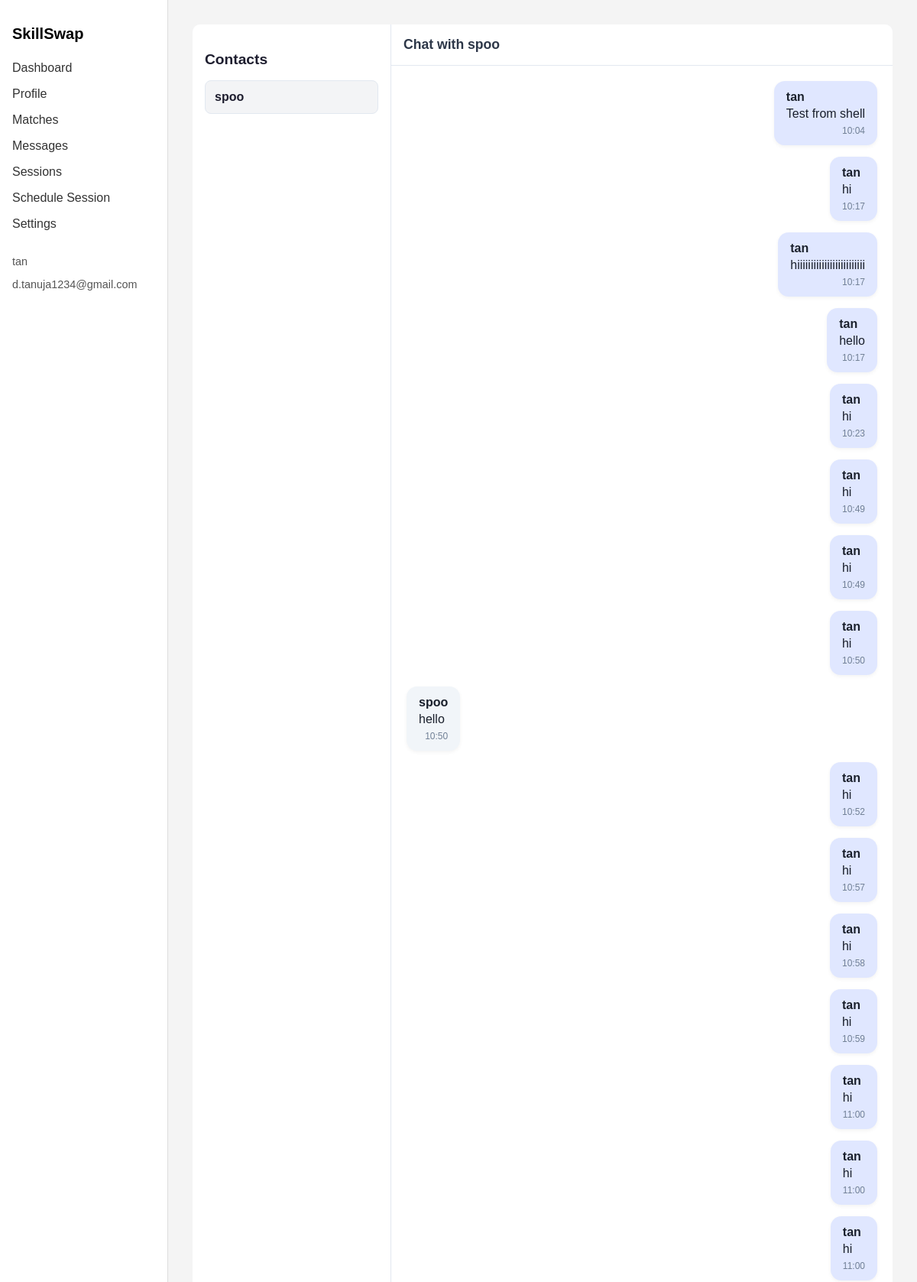
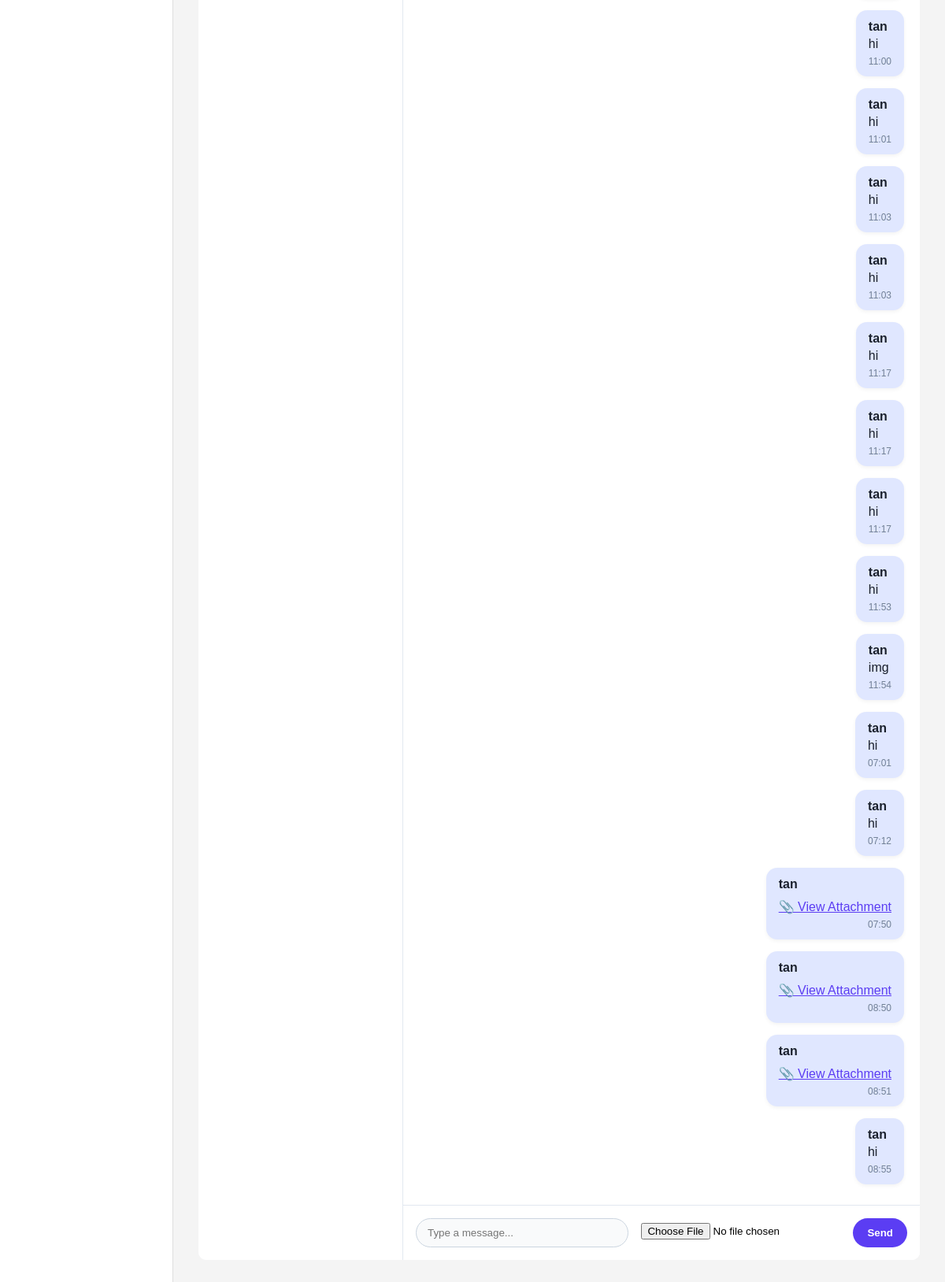
The page /chat/2 (signed in) on the database its author committed (2 pictures, top to bottom).
### models/models.py (models this page shows, shortened)
class User(db.Model):
    __tablename__ = 'users'
    id = db.Column(db.Integer, primary_key=True)
    username = db.Column(db.String(80), unique=True, nullable=False)
    email = db.Column(db.String(120), unique=True, nullable=False)
    password_hash = db.Column(db.String(200), nullable=False)
    bio = db.Column(db.Text, default='')
    profile_picture = db.Column(db.String(250), default='/static/default.png')
    created_at = db.Column(db.DateTime, default=datetime.utcnow)
    skills = db.relationship('Skill', backref='user', lazy=True)
    messages_sent = db.relationship('Message', foreign_keys='Message.sender_id', back_populates='sender', lazy='dynamic')
    messages_received = db.relationship('Message', foreign_keys='Message.receiver_id', back_populates='receiver', lazy='dynamic')
    sessions_as_teacher = db.relationship('Session', foreign_keys='Session.teacher_id', back_populates='teacher', lazy=True, overlaps="teaching_sessions")
    sessions_as_learner = db.relationship('Session', foreign_keys='Session.learner_id', back_populates='learner', lazy=True, overlaps="learning_sessions")

class Message(db.Model):
    __tablename__ = 'messages'
    id = db.Column(db.Integer, primary_key=True)
    sender_id = db.Column(db.Integer, db.ForeignKey('users.id'), nullable=False)
    receiver_id = db.Column(db.Integer, db.ForeignKey('users.id'), nullable=False)
    content = db.Column(db.Text)
    file_path = db.Column(db.String(255))
    timestamp = db.Column(db.DateTime, default=datetime.utcnow)
    read = db.Column(db.Boolean, default=False)
    session_id = db.Column(db.Integer, db.ForeignKey('sessions.id'), nullable=True)
    sender = db.relationship('User', foreign_keys=[sender_id], back_populates='messages_sent')
    receiver = db.relationship('User', foreign_keys=[receiver_id], back_populates='messages_received')

### app.py (the view, shortened to what this page needs)
@app.route('/chat/<int:partner_id>', methods=['GET', 'POST'])
def chat(partner_id):
    if 'user_id' not in session:
        return redirect(url_for('login'))
    user_id = session['user_id']
    user = db.session.get(User, user_id)
    partner = db.session.get(User, partner_id)
    if not Connection.query.filter(
        (((Connection.requester_id == user_id) & (Connection.receiver_id == partner_id)) |
         ((Connection.requester_id == partner_id) & (Connection.receiver_id == user_id))) &
        (Connection.status == 'accepted')
    ).first():
        return "Not connected", 403
    messages = Message.query.filter(
        ((Message.sender_id == user_id) & (Message.receiver_id == partner_id)) |
        ((Message.sender_id == partner_id) & (Message.receiver_id == user_id))
    ).order_by(Message.timestamp).all()
    return render_template('chat.html', user=user, partner=partner, messages=messages)

### templates/chat.html (shortened to what this page needs)
{% extends "layout.html" %}
{% block content %}
<div style="display: flex; height: 85vh; max-width: 1200px; margin: auto; border-radius: 10px; overflow: hidden; background-color: #f9fafe;">
  <div style="width: 260px; background: #ffffff; border-right: 1px solid #e2e8f0; padding: 1rem;">
    <h3 style="margin-bottom: 1rem; font-size: 1.2rem; color: #1e1e2f;">Contacts</h3>
    <a href="{{ url_for('chat', partner_id=partner.id) }}" style="text-decoration: none; color: #1e1e2f;">
      <div style="padding: 12px; background: #f3f4f6; border: 1px solid #e2e8f0; border-radius: 8px; margin-bottom: 10px;">
        <strong>{{ partner.username }}</strong>
      </div>
    </a>
  </div>
  <div style="flex: 1; display: flex; flex-direction: column; background: #ffffff;">
    <div style="padding: 1rem; border-bottom: 1px solid #e2e8f0; font-weight: 600; font-size: 1.1rem; color: #2d3748;">
      Chat with {{ partner.username }}
    </div>
    <div id="chat-box" style="flex: 1; padding: 1.25rem; overflow-y: auto; scroll-behavior: smooth;">
      {% for msg in messages %}
        {% set is_user = msg.sender_id == user.id %}
        <div style="display: flex; justify-content: {{ 'flex-end' if is_user else 'flex-start' }}; margin-bottom: 15px;">
          <div style="
            background-color: {{ '#e0e7ff' if is_user else '#f1f5f9' }};
            color: #1a202c;
            padding: 12px 16px;
            border-radius: 14px;
            max-width: 70%;
            box-shadow: 0 2px 5px rgba(0,0,0,0.05);
          ">
            <div style="font-weight: 600; margin-bottom: 4px;">{{ msg.sender.username }}</div>
            <div>{{ msg.content }}</div>
            {% if msg.file_path %}
              <div style="margin-top: 10px;">
                {% if msg.file_path.endswith(('.png', '.jpg', '.jpeg', '.gif')) %}
                  <img src="{{ msg.file_path }}" style="max-width: 200px; border-radius: 8px;" />
                {% else %}
                  <a href="{{ msg.file_path }}" target="_blank" style="color: #5b3df3;">📎 View Attachment</a>
                {% endif %}
              </div>
            {% endif %}
            <div style="font-size: 0.75em; color: #718096; text-align: right; margin-top: 6px;">
              {{ msg.timestamp.strftime('%H:%M') }}
            </div>
          </div>
        </div>
      {% endfor %}
    </div>
    <form method="POST" action="{{ url_for('chat', partner_id=partner.id) }}" enctype="multipart/form-data"
          style="display: flex; gap: 10px; padding: 1rem; border-top: 1px solid #e2e8f0; background-color: #ffffff;">
      <input type="text" name="message" placeholder="Type a message..."
             style="flex: 1; padding: 10px 14px; border-radius: 20px; border: 1px solid #cbd5e0; background: #f9fafb;">
      <input type="file" name="file" accept="image/*,.pdf,.doc,.docx"
             style="padding: 6px; border: none;">
      <button type="submit"
              style="padding: 10px 18px; background-color: #5b3df3; color: white; border: none; border-radius: 20px; font-weight: bold; cursor: pointer;">
        Send
      </button>
    </form>
  </div>
</div>
{% endblock %}

### templates/layout.html (shortened to what this page needs)
<!DOCTYPE html>
<html lang="en">
<head>
    <link rel="stylesheet" href="{{ url_for('static', filename='styles.css') }}">
</head>
<body>
    <div class="layout">
        <aside class="sidebar">
            <h2>SkillSwap</h2>
            <ul>
                <li><a href="{{ url_for('dashboard') }}">Dashboard</a></li>
                <li><a href="{{ url_for('profile') }}">Profile</a></li>
                <li><a href="{{ url_for('matches') }}">Matches</a></li>
                <li><a href="{{ url_for('message_home') }}">Messages</a></li>
                <li><a href="{{ url_for('sessions') }}">Sessions</a></li>
                <li><a href="{{ url_for('schedule_session') }}">Schedule Session</a></li>
                <li><a href="{{ url_for('settings') }}">Settings</a></li>
            </ul>
            {% if user %}
            <div class="user">
                <p>{{ user.username }}</p>
                <p>{{ user.email }}</p>
            </div>
            {% endif %}
        </aside>
        <main class="dashboard">
            {% block content %}{% endblock %}
        </main>
    </div>
</body>
</html>

### static/styles.css (style rules this page uses)
body { margin: 0; font-family: sans-serif; background: #f5f7fa; }
.layout { display: flex; }
.sidebar { width: 200px; background: #fff; padding: 20px; border-right: 1px solid #eee; height: 100vh; }
.sidebar h2 { font-size: 20px; }
.sidebar ul { list-style: none; padding: 0; }
.sidebar li { margin: 15px 0; }
.user { margin-top: 40px; font-size: 12px; color: #888; }
.dashboard { padding: 30px; flex-grow: 1; }

### templates/layout.html (style rules this page uses)
* { box-sizing: border-box; }
html, body { margin: 0; padding: 0; font-family: Arial, sans-serif; background-color: #f4f4f4; height: 100%; }
.layout { display: flex; height: 100vh; width: 100%; }
.sidebar { width: 220px; background-color: #ffffff; padding: 1rem; border-right: 1px solid #ddd; height: 100vh; position: fixed; top: 0; left: 0; }
.sidebar h2 { margin-bottom: 1.5rem; }
.sidebar ul { list-style-type: none; padding: 0; }
.sidebar ul li { margin-bottom: 1rem; }
.sidebar ul li a { text-decoration: none; color: #333; }
.sidebar .user { margin-top: 2rem; font-size: 0.9rem; color: #555; }
main.dashboard { margin-left: 220px; padding: 2rem; width: calc(100% - 220px); overflow-y: auto; height: 100vh; }

### rows shown on the page
User: username "tan", email "d.tanuja1234@gmail.com"
User: username "spoo"
Message: sender.username "tan", content "Test from shell", timestamp "10:04"
Message: sender.username "tan", content "hi", timestamp "10:17"
Message: sender.username "tan", content "hiiiiiiiiiiiiiiiiiiiiiiiii", timestamp "10:17"
Message: sender.username "tan", content "hello", timestamp "10:17"
Message: sender.username "tan", content "hi", timestamp "10:23"
Message: sender.username "tan", content "hi", timestamp "10:49"
Message: sender.username "tan", content "hi", timestamp "10:49"
Message: sender.username "tan", content "hi", timestamp "10:50"
Message: sender.username "spoo", content "hello", timestamp "10:50"
Message: sender.username "tan", content "hi", timestamp "10:52"
Message: sender.username "tan", content "hi", timestamp "10:57"
Message: sender.username "tan", content "hi", timestamp "10:58"
Message: sender.username "tan", content "hi", timestamp "10:59"
Message: sender.username "tan", content "hi", timestamp "11:00"
Message: sender.username "tan", content "hi", timestamp "11:00"
Message: sender.username "tan", content "hi", timestamp "11:00"
Message: sender.username "tan", content "hi", timestamp "11:00"
Message: sender.username "tan", content "hi", timestamp "11:01"
Message: sender.username "tan", content "hi", timestamp "11:03"
Message: sender.username "tan", content "hi", timestamp "11:03"
Message: sender.username "tan", content "hi", timestamp "11:17"
Message: sender.username "tan", content "hi", timestamp "11:17"
Message: sender.username "tan", content "hi", timestamp "11:17"
Message: sender.username "tan", content "hi", timestamp "11:53"
Message: sender.username "tan", content "img", timestamp "11:54"
Message: sender.username "tan", content "hi", timestamp "07:01"
Message: sender.username "tan", content "hi", timestamp "07:12"
Message: sender.username "tan", timestamp "07:50"
Message: sender.username "tan", timestamp "08:50"
Message: sender.username "tan", timestamp "08:51"
Message: sender.username "tan", content "hi", timestamp "08:55"
